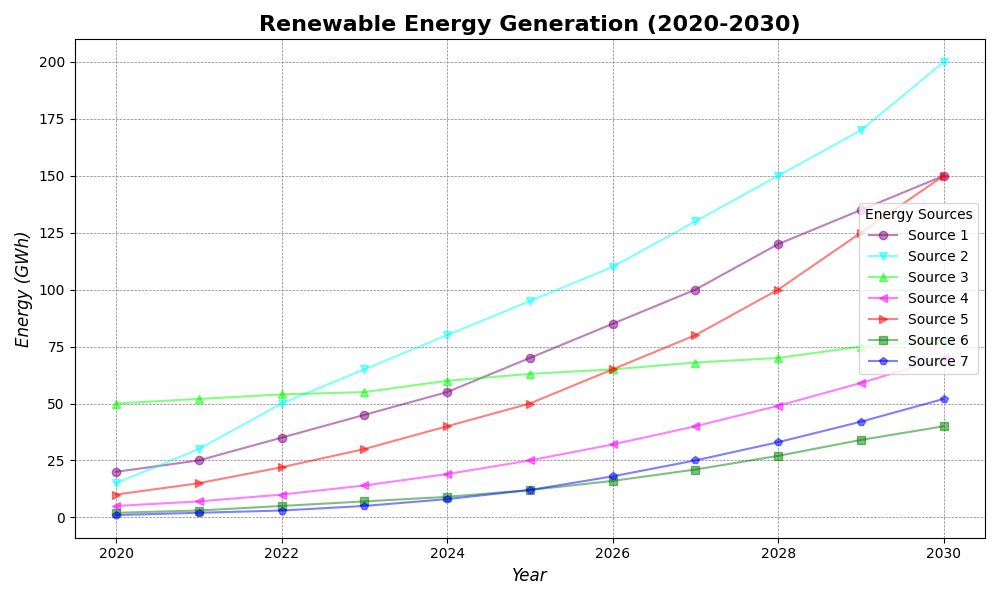

Write the Python code that produced this figure.
import matplotlib.pyplot as plt
import numpy as np

years = np.arange(2020, 2031)
solaria_energy = [20, 25, 35, 45, 55, 70, 85, 100, 120, 135, 150]
windlandia_energy = [15, 30, 50, 65, 80, 95, 110, 130, 150, 170, 200]
hydrovia_energy = [50, 52, 54, 55, 60, 63, 65, 68, 70, 75, 78]
geothermalia_energy = [5, 7, 10, 14, 19, 25, 32, 40, 49, 59, 70]
biomassia_energy = [10, 15, 22, 30, 40, 50, 65, 80, 100, 125, 150]
oceanica_energy = [2, 3, 5, 7, 9, 12, 16, 21, 27, 34, 40]
fusionlandia_energy = [1, 2, 3, 5, 8, 12, 18, 25, 33, 42, 52]

energy_sources = np.array([
    solaria_energy,
    windlandia_energy,
    hydrovia_energy,
    geothermalia_energy,
    biomassia_energy,
    oceanica_energy,
    fusionlandia_energy
])

fig, ax = plt.subplots(figsize=(10, 6))

new_colors = ['purple', 'cyan', 'lime', 'magenta', 'red', 'green', 'blue']
new_marker_styles = ['o', 'v', '^', '<', '>', 's', 'p']

for i, source in enumerate(energy_sources):
    ax.plot(years, source, color=new_colors[i], marker=new_marker_styles[i], alpha=0.5, label=f'Source {i+1}')

ax.set_title("Renewable Energy Generation (2020-2030)", fontsize=16, fontweight='bold')
ax.set_xlabel("Year", fontsize=12, fontstyle='italic')
ax.set_ylabel("Energy (GWh)", fontsize=12, fontstyle='italic')
ax.legend(loc='center right', bbox_to_anchor=(1, 0.5), title='Energy Sources')
ax.grid(visible=True, which='both', linestyle='--', linewidth=0.5, color='gray')

plt.tight_layout()
plt.show()
